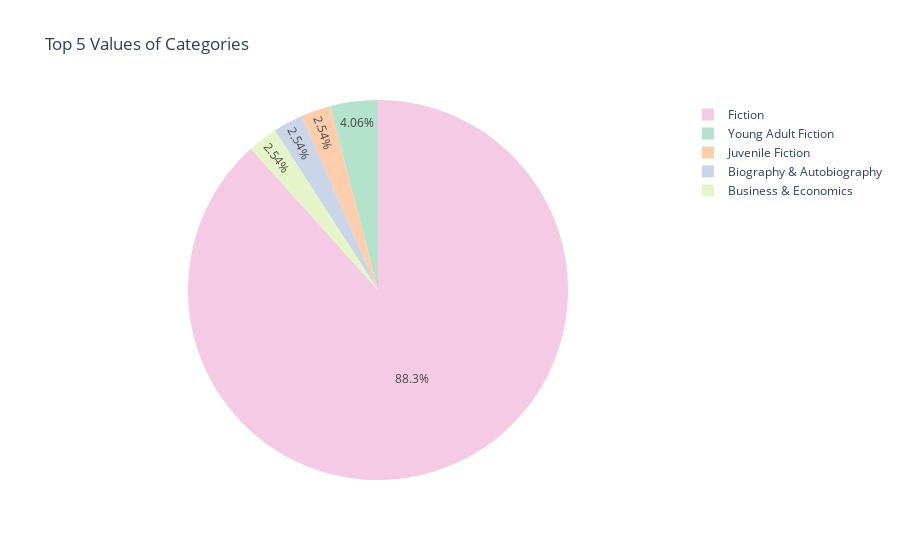

Notebook source saved alongside this figure:
### Code cell
viz_top_values(mybooks['Categories'], top_n=5)

### Figure 1 — Plotly figure (JSON) as saved in the notebook; plotly's stock layout.template omitted (floating-point values rounded to 4 significant figures)
{"data": [{"labels": ["Fiction", "Young Adult Fiction", "Juvenile Fiction", "Biography & Autobiography", "Business & Economics"], "marker": {"colors": ["rgb(244, 202, 228)", "rgb(179, 226, 205)", "rgb(253, 205, 172)", "rgb(203, 213, 232)", "rgb(230, 245, 201)", "rgb(255, 242, 174)", "rgb(241, 226, 204)", "rgb(204, 204, 204)", "rgb(255, 255, 204)", "rgb(197, 226, 255)"]}, "type": "pie", "values": [174, 8, 5, 5, 5]}], "layout": {"title": {"text": "Top 5 Values of Categories"}}}
